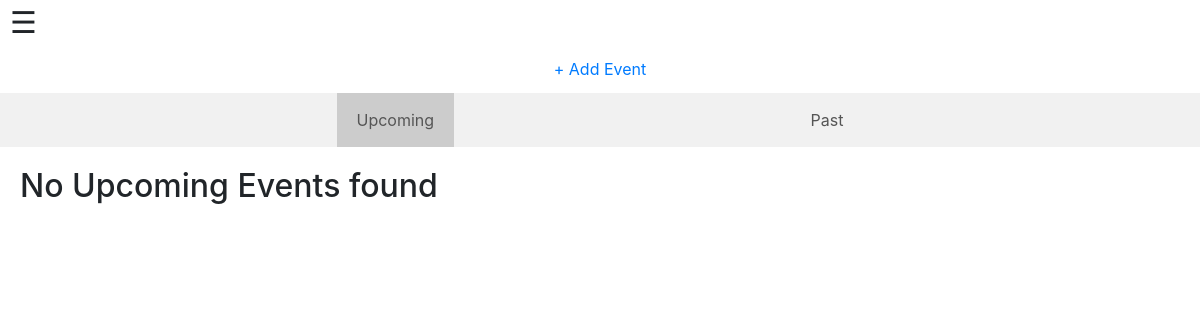
The page /existEvent/ (signed in) on the database as committed earlier.
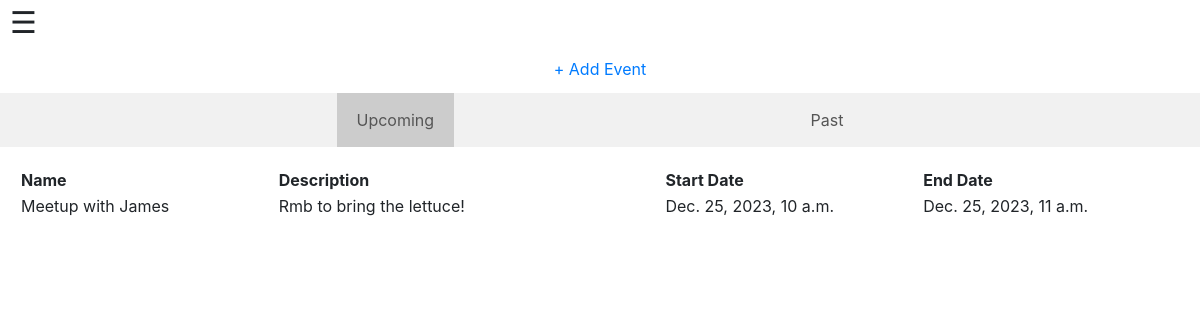
The same page on the database as committed later.
### timetable/models.py (models this page shows, shortened)
class Event(models.Model):
    user = models.ForeignKey(User, on_delete=models.CASCADE, related_name="events")
    event_name = models.CharField(max_length=600)
    event_description = models.CharField(max_length=6000)
    start_datetime = models.DateTimeField()
    end_datetime = models.DateTimeField()

### timetable/views.py (the view)
# urls.py: path("existEvent/", views.existEvent, name="existEvent"),
@login_required  # Add the login_required decorator to ensure the user is authenticated
def existEvent(request):
    upcoming_events, past_events = [], []
    for event in Event.objects.filter(user=request.user):
        end_datetime_aware = event.end_datetime if timezone.is_aware(event.end_datetime) else timezone.make_aware(event.end_datetime, timezone.get_current_timezone())
        if timezone.now() <= end_datetime_aware:
            upcoming_events.append({
                "name": event.event_name,
                "description": event.event_description,
                "start_date": event.start_datetime,
                "end_date": event.end_datetime
            })
        else:
            past_events.append({
                "name": event.event_name,
                "description": event.event_description,
                "start_date": event.start_datetime,
                "end_date": event.end_datetime
            })
    print(upcoming_events,"\n")
    print(past_events, "\n")
    return render(request, "timetable/events.html", {
        "upcoming": upcoming_events,
        "past": past_events
    })

### timetable/templates/timetable/events.html (shortened to what this page needs)
{% extends "timetable/layout.html" %}
{% block head%}
    <link rel="stylesheet" href="/static/css/timetable.css" type="text/css">
{% endblock %}
{% block body %}
    <div style = "display: flex; justify-content: center; margin: 1%;">
        <a href="{% url 'timetable:newEvent' %}"> + Add Event</a>
    </div>
    <div class="tab-container">
        <div style = "display: flex; justify-content: space-evenly;">
            <button class="tab-button active" onclick="openTab(event, 'upcoming')">Upcoming</button>
            <button class="tab-button" onclick="openTab(event, 'past')">Past</button>
        </div>
        <div>
            <div id="upcoming" class="tab-content active">
                {% if upcoming %}
                <table style="width: 100%">
                    <tr>
                        <th style="width: 20%">Name</th>
                        <th style="width: 30%">Description</th>
                        <th style="width: 20%"> Start Date</th>
                        <th style="width: 20%"> End Date</th>
                    </tr>
                    {% for event in upcoming %}
                        <tr>
                            <td> {{ event.name }} </td>
                            <td> {{ event.description }} </td>
                            <td> {{ event.start_date }} </td>
                            <td> {{ event.end_date }} </td>
                        </tr>
                    {% endfor %}
                </table>
                {% else %}
                    <h2>No Upcoming Events found</h2>
                {% endif %}
             </div>
        </div>
    </div>
{% endblock %}

### timetable/templates/timetable/layout.html (shortened to what this page needs)
{% load static %}
<!DOCTYPE html>
<html lang="en">
    <head>
        <link rel="stylesheet" href="https://stackpath.bootstrapcdn.com/bootstrap/4.4.1/css/bootstrap.min.css">
        <link rel="stylesheet" href="https://code.jquery.com/ui/1.13.0/themes/smoothness/jquery-ui.css">
        <link href="/static/css/sidenav.css" type="text/css" rel="stylesheet">
        {% block head %}
        {% endblock %}
    </head>
    <body>
        <span style="font-size:30px;cursor:pointer; margin: 10px 10px;" onclick="openNav()">&#9776;</span>
        {% block body %}
        {% endblock %}
    </body>
</html>

### timetable/templates/timetable/events.html (style rules this page uses)
.tab-container { background-color: #f1f1f1; }
.tab-button { padding: 15px 20px; cursor: pointer; border: none; outline: none; background-color: inherit; font-size: 16px; color: #555; transition: background-color 0.3s; }
.tab-button.active { background-color: #ccc; }
.tab-content { display: none; padding: 20px; background-color: #fff; flex: 1; }
.tab-content.active { display: block; }

Rows that differ between the two databases and show on the page:
added Event: name "Meetup with James", description "Rmb to bring the lettuce!", start_date "Dec. 25, 2023, 10 a.m.", end_date "Dec. 25, 2023, 11 a.m."
Other text that changed with them:
text no longer shown: "No Upcoming Events found"
text now shown: "Name Description Start Date End Date"
